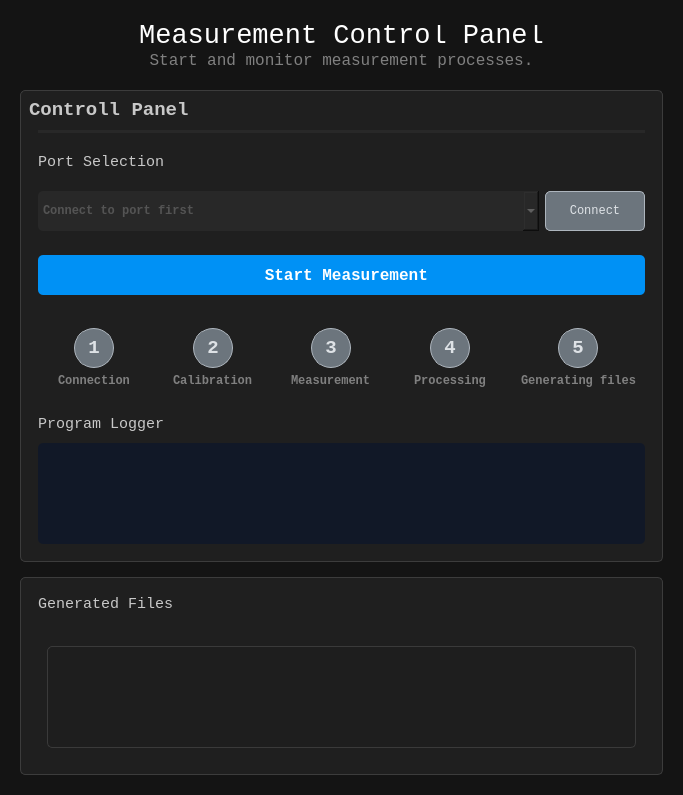
<?xml version="1.0" encoding="UTF-8"?>
<ui version="4.0">
 <class>Dialog</class>
 <widget class="QDialog" name="Dialog">
  <property name="geometry">
   <rect>
    <x>0</x>
    <y>0</y>
    <width>683</width>
    <height>795</height>
   </rect>
  </property>
  <property name="font">
   <font>
    <family>Consolas</family>
    <bold>true</bold>
   </font>
  </property>
  <property name="windowTitle">
   <string>Dialog</string>
  </property>
  <property name="styleSheet">
   <string notr="true">background-color: rgb(20,20,20)</string>
  </property>
  <layout class="QVBoxLayout" name="verticalLayout">
   <item>
    <widget class="QWidget" name="widget" native="true">
     <property name="cursor">
      <cursorShape>ArrowCursor</cursorShape>
     </property>
     <layout class="QVBoxLayout" name="verticalLayout_2">
      <property name="spacing">
       <number>15</number>
      </property>
      <item>
       <widget class="QWidget" name="widget_2" native="true">
        <property name="minimumSize">
         <size>
          <width>0</width>
          <height>0</height>
         </size>
        </property>
        <property name="maximumSize">
         <size>
          <width>16777215</width>
          <height>55</height>
         </size>
        </property>
        <layout class="QVBoxLayout" name="verticalLayout_3">
         <property name="spacing">
          <number>5</number>
         </property>
         <property name="leftMargin">
          <number>5</number>
         </property>
         <property name="topMargin">
          <number>5</number>
         </property>
         <property name="rightMargin">
          <number>5</number>
         </property>
         <property name="bottomMargin">
          <number>5</number>
         </property>
         <item>
          <widget class="QLabel" name="label">
           <property name="minimumSize">
            <size>
             <width>0</width>
             <height>0</height>
            </size>
           </property>
           <property name="font">
            <font>
             <family>Consolas</family>
             <pointsize>20</pointsize>
            </font>
           </property>
           <property name="styleSheet">
            <string notr="true">color: white;</string>
           </property>
           <property name="text">
            <string>Measurement Control Panel</string>
           </property>
           <property name="alignment">
            <set>Qt::AlignmentFlag::AlignCenter</set>
           </property>
          </widget>
         </item>
         <item>
          <widget class="QLabel" name="label_2">
           <property name="font">
            <font>
             <family>Consolas</family>
             <pointsize>12</pointsize>
            </font>
           </property>
           <property name="styleSheet">
            <string notr="true">color: grey;</string>
           </property>
           <property name="text">
            <string>Start and monitor measurement processes.</string>
           </property>
           <property name="alignment">
            <set>Qt::AlignmentFlag::AlignCenter</set>
           </property>
          </widget>
         </item>
        </layout>
       </widget>
      </item>
      <item>
       <widget class="QWidget" name="widget_3" native="true">
        <property name="maximumSize">
         <size>
          <width>16777215</width>
          <height>16777215</height>
         </size>
        </property>
        <property name="styleSheet">
         <string notr="true">background-color: rgb(31,31,31);
border: 1px solid rgb(60,60,60);/* Szegély a jobb elválasztásért */
border-radius: 5px; </string>
        </property>
        <layout class="QVBoxLayout" name="verticalLayout_4">
         <property name="spacing">
          <number>0</number>
         </property>
         <property name="topMargin">
          <number>9</number>
         </property>
         <item>
          <widget class="QWidget" name="widget_8" native="true">
           <property name="maximumSize">
            <size>
             <width>16777215</width>
             <height>50</height>
            </size>
           </property>
           <property name="styleSheet">
            <string notr="true">border: 0px;</string>
           </property>
           <layout class="QHBoxLayout" name="horizontalLayout">
            <property name="leftMargin">
             <number>0</number>
            </property>
            <property name="topMargin">
             <number>0</number>
            </property>
            <property name="rightMargin">
             <number>0</number>
            </property>
            <property name="bottomMargin">
             <number>0</number>
            </property>
            <item>
             <widget class="QLabel" name="label_3">
              <property name="maximumSize">
               <size>
                <width>16777215</width>
                <height>50</height>
               </size>
              </property>
              <property name="font">
               <font>
                <family>Consolas</family>
                <pointsize>14</pointsize>
                <bold>true</bold>
               </font>
              </property>
              <property name="styleSheet">
               <string notr="true">border: 0px;
color: rgb(200,200,200);</string>
              </property>
              <property name="text">
               <string>Controll Panel</string>
              </property>
              <property name="margin">
               <number>9</number>
              </property>
             </widget>
            </item>
           </layout>
          </widget>
         </item>
         <item>
          <widget class="QWidget" name="widget_14" native="true">
           <property name="styleSheet">
            <string notr="true">border: 0px;</string>
           </property>
           <layout class="QVBoxLayout" name="verticalLayout_13">
            <property name="spacing">
             <number>20</number>
            </property>
            <item>
             <widget class="Line" name="line">
              <property name="styleSheet">
               <string notr="true">background-color: rgb(40,40,40);</string>
              </property>
              <property name="orientation">
               <enum>Qt::Orientation::Horizontal</enum>
              </property>
             </widget>
            </item>
            <item>
             <widget class="QLabel" name="label_9">
              <property name="font">
               <font>
                <family>Consolas</family>
                <pointsize>11</pointsize>
               </font>
              </property>
              <property name="styleSheet">
               <string notr="true">border: 0px;
color: rgb(200,200,200);</string>
              </property>
              <property name="text">
               <string>Port Selection</string>
              </property>
              <property name="margin">
               <number>0</number>
              </property>
             </widget>
            </item>
            <item>
             <widget class="QWidget" name="widget_17" native="true">
              <property name="minimumSize">
               <size>
                <width>0</width>
                <height>0</height>
               </size>
              </property>
              <layout class="QHBoxLayout" name="horizontalLayout_5">
               <property name="leftMargin">
                <number>0</number>
               </property>
               <property name="topMargin">
                <number>0</number>
               </property>
               <property name="rightMargin">
                <number>0</number>
               </property>
               <property name="bottomMargin">
                <number>0</number>
               </property>
               <item>
                <widget class="QComboBox" name="comboBox">
                 <property name="minimumSize">
                  <size>
                   <width>0</width>
                   <height>40</height>
                  </size>
                 </property>
                 <property name="maximumSize">
                  <size>
                   <width>16777215</width>
                   <height>40</height>
                  </size>
                 </property>
                 <property name="font">
                  <font>
                   <family>Consolas</family>
                   <bold>true</bold>
                  </font>
                 </property>
                 <property name="styleSheet">
                  <string notr="true">background-color: rgb(40,40,40); color: grey;</string>
                 </property>
                 <property name="placeholderText">
                  <string>Connect to port first</string>
                 </property>
                </widget>
               </item>
               <item>
                <widget class="QPushButton" name="pushButton_2">
                 <property name="minimumSize">
                  <size>
                   <width>0</width>
                   <height>40</height>
                  </size>
                 </property>
                 <property name="maximumSize">
                  <size>
                   <width>100</width>
                   <height>16777215</height>
                  </size>
                 </property>
                 <property name="font">
                  <font>
                   <family>Consolas</family>
                   <bold>false</bold>
                   <underline>false</underline>
                  </font>
                 </property>
                 <property name="cursor">
                  <cursorShape>PointingHandCursor</cursorShape>
                 </property>
                 <property name="styleSheet">
                  <string notr="true">background-color:  #6c757d; 
color: #dee2e6;  
border: 1px solid #adb5bd;</string>
                 </property>
                 <property name="text">
                  <string>Connect</string>
                 </property>
                </widget>
               </item>
              </layout>
             </widget>
            </item>
           </layout>
          </widget>
         </item>
         <item>
          <widget class="QWidget" name="widget_5" native="true">
           <property name="maximumSize">
            <size>
             <width>16777215</width>
             <height>16777215</height>
            </size>
           </property>
           <property name="styleSheet">
            <string notr="true">border: 0px;</string>
           </property>
           <layout class="QHBoxLayout" name="horizontalLayout_2">
            <property name="spacing">
             <number>1</number>
            </property>
            <property name="leftMargin">
             <number>9</number>
            </property>
            <property name="topMargin">
             <number>15</number>
            </property>
            <property name="rightMargin">
             <number>9</number>
            </property>
            <property name="bottomMargin">
             <number>15</number>
            </property>
            <item>
             <widget class="QPushButton" name="pushButton">
              <property name="minimumSize">
               <size>
                <width>0</width>
                <height>40</height>
               </size>
              </property>
              <property name="font">
               <font>
                <family>Consolas</family>
                <pointsize>12</pointsize>
                <bold>true</bold>
               </font>
              </property>
              <property name="styleSheet">
               <string notr="true">QPushButton {
    background-color: rgb(0,145, 245);
    color: white;              
    border-radius: 5px;
    padding: 10px 20px;
}

QPushButton:disabled {
	background-color: #C0C0C0;
	color: #808080;
}</string>
              </property>
              <property name="text">
               <string> Start Measurement</string>
              </property>
              <property name="icon">
               <iconset>
                <normaloff>../Dokumentumok/PE_Spectroradiometer/PE_Spectroradiometer/resources/icons/play-button.png</normaloff>../Dokumentumok/PE_Spectroradiometer/PE_Spectroradiometer/resources/icons/play-button.png</iconset>
              </property>
             </widget>
            </item>
           </layout>
          </widget>
         </item>
         <item>
          <widget class="QWidget" name="widget_6" native="true">
           <property name="minimumSize">
            <size>
             <width>0</width>
             <height>0</height>
            </size>
           </property>
           <property name="maximumSize">
            <size>
             <width>16777215</width>
             <height>16777215</height>
            </size>
           </property>
           <property name="styleSheet">
            <string notr="true">border: 0px;</string>
           </property>
           <layout class="QHBoxLayout" name="horizontalLayout_3">
            <item alignment="Qt::AlignmentFlag::AlignHCenter">
             <widget class="QWidget" name="widget_11" native="true">
              <layout class="QVBoxLayout" name="verticalLayout_8">
               <item alignment="Qt::AlignmentFlag::AlignHCenter">
                <widget class="QLabel" name="label_6">
                 <property name="minimumSize">
                  <size>
                   <width>40</width>
                   <height>40</height>
                  </size>
                 </property>
                 <property name="maximumSize">
                  <size>
                   <width>40</width>
                   <height>40</height>
                  </size>
                 </property>
                 <property name="font">
                  <font>
                   <family>Consolas</family>
                   <pointsize>14</pointsize>
                   <bold>true</bold>
                  </font>
                 </property>
                 <property name="styleSheet">
                  <string notr="true">/*
 * Függőben lévő (pending) állapot
 * Szürke háttér, halvány szöveg.
 */
QLabel {
    background-color: #6c757d; /* Sötétszürke háttér */
    color: #dee2e6;           /* Világosszürke szöveg */
    border: 1px solid #adb5bd;/* Szegély a jobb elválasztásért */
    border-radius: 20px;      /* Kerekítjük a sarkokat (körhöz 50% kell) */
    padding: 8px;             /* Kisebb belső térköz */
}
#label_6[state=&quot;idle&quot;] {
	color: #dee2e6; 
    background-color: #6c757d;
	font-weight: bold;
}
#label_6[state=&quot;in-progress&quot;] {
	background-color: rgb(0,145,245);
	color: rgb(255,255,255);
	font-weight: bold;
}
#label_6[state=&quot;done&quot;] {
	background-color: #008000; /* Zöld */
	color: rgb(255,255,255);
	font-weight: bold;
}
#label_6[state=&quot;failed&quot;] {
	background-color: #FF0000; /* Piros */
	color: rgb(255,255,255);
	font-weight: bold;
}</string>
                 </property>
                 <property name="text">
                  <string>1</string>
                 </property>
                 <property name="scaledContents">
                  <bool>true</bool>
                 </property>
                 <property name="alignment">
                  <set>Qt::AlignmentFlag::AlignCenter</set>
                 </property>
                </widget>
               </item>
               <item>
                <widget class="QLabel" name="label_18">
                 <property name="styleSheet">
                  <string notr="true">color: grey;</string>
                 </property>
                 <property name="text">
                  <string>Connection</string>
                 </property>
                </widget>
               </item>
              </layout>
             </widget>
            </item>
            <item alignment="Qt::AlignmentFlag::AlignHCenter">
             <widget class="QWidget" name="widget_13" native="true">
              <layout class="QVBoxLayout" name="verticalLayout_11">
               <item alignment="Qt::AlignmentFlag::AlignHCenter">
                <widget class="QLabel" name="label_7">
                 <property name="minimumSize">
                  <size>
                   <width>40</width>
                   <height>40</height>
                  </size>
                 </property>
                 <property name="maximumSize">
                  <size>
                   <width>40</width>
                   <height>40</height>
                  </size>
                 </property>
                 <property name="font">
                  <font>
                   <family>Consolas</family>
                   <pointsize>14</pointsize>
                   <bold>true</bold>
                  </font>
                 </property>
                 <property name="styleSheet">
                  <string notr="true">/*
 * Függőben lévő (pending) állapot
 * Szürke háttér, halvány szöveg.
 */
QLabel {
    background-color: #6c757d; /* Sötétszürke háttér */
    color: #dee2e6;           /* Világosszürke szöveg */
    border: 1px solid #adb5bd;/* Szegély a jobb elválasztásért */
    border-radius: 20px;      /* Kerekítjük a sarkokat (körhöz 50% kell) */
    padding: 8px;             /* Kisebb belső térköz */
}
#label_7[state=&quot;idle&quot;] {
	color: #dee2e6; 
    background-color: #6c757d;
	font-weight: bold;
}
#label_7[state=&quot;in-progress&quot;] {
	background-color: rgb(0,145,245);
	color: rgb(255,255,255);
	font-weight: bold;
}
#label_7[state=&quot;done&quot;] {
	background-color: #008000; /* Zöld */
	color: rgb(255,255,255);
	font-weight: bold;
}
#label_7[state=&quot;failed&quot;] {
	background-color: #FF0000; /* Piros */
	color: rgb(255,255,255);
	font-weight: bold;
}</string>
                 </property>
                 <property name="text">
                  <string>2</string>
                 </property>
                 <property name="scaledContents">
                  <bool>true</bool>
                 </property>
                 <property name="alignment">
                  <set>Qt::AlignmentFlag::AlignCenter</set>
                 </property>
                </widget>
               </item>
               <item>
                <widget class="QLabel" name="label_19">
                 <property name="styleSheet">
                  <string notr="true">color: grey;</string>
                 </property>
                 <property name="text">
                  <string>Calibration</string>
                 </property>
                 <property name="wordWrap">
                  <bool>false</bool>
                 </property>
                </widget>
               </item>
              </layout>
             </widget>
            </item>
            <item alignment="Qt::AlignmentFlag::AlignHCenter">
             <widget class="QWidget" name="widget_12" native="true">
              <layout class="QVBoxLayout" name="verticalLayout_12">
               <item alignment="Qt::AlignmentFlag::AlignHCenter">
                <widget class="QLabel" name="label_8">
                 <property name="minimumSize">
                  <size>
                   <width>40</width>
                   <height>40</height>
                  </size>
                 </property>
                 <property name="maximumSize">
                  <size>
                   <width>40</width>
                   <height>40</height>
                  </size>
                 </property>
                 <property name="font">
                  <font>
                   <family>Consolas</family>
                   <pointsize>14</pointsize>
                   <bold>true</bold>
                  </font>
                 </property>
                 <property name="styleSheet">
                  <string notr="true">/*
 * Függőben lévő (pending) állapot
 * Szürke háttér, halvány szöveg.
 */
QLabel {
    background-color: #6c757d; /* Sötétszürke háttér */
    color: #dee2e6;           /* Világosszürke szöveg */
    border: 1px solid #adb5bd;/* Szegély a jobb elválasztásért */
    border-radius: 20px;      /* Kerekítjük a sarkokat (körhöz 50% kell) */
    padding: 8px;             /* Kisebb belső térköz */
}
#label_8[state=&quot;idle&quot;] {
	color: #dee2e6; 
    background-color: #6c757d;
	font-weight: bold;
}
#label_8[state=&quot;in-progress&quot;] {
	background-color: rgb(0,145,245);
	color: rgb(255,255,255);
	font-weight: bold;
}
#label_8[state=&quot;done&quot;] {
	background-color: #008000; /* Zöld */
	color: rgb(255,255,255);
	font-weight: bold;
}
#label_8[state=&quot;failed&quot;] {
	background-color: #FF0000; /* Piros */
	color: rgb(255,255,255);
	font-weight: bold;
}</string>
                 </property>
                 <property name="text">
                  <string>3</string>
                 </property>
                 <property name="scaledContents">
                  <bool>true</bool>
                 </property>
                 <property name="alignment">
                  <set>Qt::AlignmentFlag::AlignCenter</set>
                 </property>
                </widget>
               </item>
               <item>
                <widget class="QLabel" name="label_23">
                 <property name="styleSheet">
                  <string notr="true">color: grey;</string>
                 </property>
                 <property name="text">
                  <string>Measurement</string>
                 </property>
                 <property name="wordWrap">
                  <bool>false</bool>
                 </property>
                </widget>
               </item>
              </layout>
             </widget>
            </item>
            <item alignment="Qt::AlignmentFlag::AlignHCenter">
             <widget class="QWidget" name="widget_15" native="true">
              <layout class="QVBoxLayout" name="verticalLayout_10">
               <item alignment="Qt::AlignmentFlag::AlignHCenter">
                <widget class="QLabel" name="label_10">
                 <property name="minimumSize">
                  <size>
                   <width>40</width>
                   <height>40</height>
                  </size>
                 </property>
                 <property name="maximumSize">
                  <size>
                   <width>40</width>
                   <height>40</height>
                  </size>
                 </property>
                 <property name="font">
                  <font>
                   <family>Consolas</family>
                   <pointsize>14</pointsize>
                   <bold>true</bold>
                  </font>
                 </property>
                 <property name="styleSheet">
                  <string notr="true">/*
 * Függőben lévő (pending) állapot
 * Szürke háttér, halvány szöveg.
 */
QLabel {
    background-color: #6c757d; /* Sötétszürke háttér */
    color: #dee2e6;           /* Világosszürke szöveg */
    border: 1px solid #adb5bd;/* Szegély a jobb elválasztásért */
    border-radius: 20px;      /* Kerekítjük a sarkokat (körhöz 50% kell) */
    padding: 8px;             /* Kisebb belső térköz */
}
#label_10[state=&quot;idle&quot;] {
	color: #dee2e6; 
    background-color: #6c757d;
	font-weight: bold;
}
#label_10[state=&quot;in-progress&quot;] {
	background-color: rgb(0,145,245);
	color: rgb(255,255,255);
	font-weight: bold;
}
#label_10[state=&quot;done&quot;] {
	background-color: #008000; /* Zöld */
	color: rgb(255,255,255);
	font-weight: bold;
}
#label_10[state=&quot;failed&quot;] {
	background-color: #FF0000; /* Piros */
	color: rgb(255,255,255);
	font-weight: bold;
}</string>
                 </property>
                 <property name="text">
                  <string>4</string>
                 </property>
                 <property name="scaledContents">
                  <bool>true</bool>
                 </property>
                 <property name="alignment">
                  <set>Qt::AlignmentFlag::AlignCenter</set>
                 </property>
                </widget>
               </item>
               <item>
                <widget class="QLabel" name="label_22">
                 <property name="styleSheet">
                  <string notr="true">color: grey;</string>
                 </property>
                 <property name="text">
                  <string>Processing</string>
                 </property>
                 <property name="wordWrap">
                  <bool>false</bool>
                 </property>
                </widget>
               </item>
              </layout>
             </widget>
            </item>
            <item alignment="Qt::AlignmentFlag::AlignHCenter">
             <widget class="QWidget" name="widget_16" native="true">
              <layout class="QVBoxLayout" name="verticalLayout_9">
               <item alignment="Qt::AlignmentFlag::AlignHCenter">
                <widget class="QLabel" name="label_11">
                 <property name="minimumSize">
                  <size>
                   <width>40</width>
                   <height>40</height>
                  </size>
                 </property>
                 <property name="maximumSize">
                  <size>
                   <width>40</width>
                   <height>40</height>
                  </size>
                 </property>
                 <property name="font">
                  <font>
                   <family>Consolas</family>
                   <pointsize>14</pointsize>
                   <bold>true</bold>
                  </font>
                 </property>
                 <property name="styleSheet">
                  <string notr="true">/*
 * Függőben lévő (pending) állapot
 * Szürke háttér, halvány szöveg.
 */
QLabel {
    background-color: #6c757d; /* Sötétszürke háttér */
    color: #dee2e6;           /* Világosszürke szöveg */
    border: 1px solid #adb5bd;/* Szegély a jobb elválasztásért */
    border-radius: 20px;      /* Kerekítjük a sarkokat (körhöz 50% kell) */
    padding: 8px;             /* Kisebb belső térköz */
}
#label_11[state=&quot;idle&quot;] {
	color: #dee2e6; 
    background-color: #6c757d;
	font-weight: bold;
}
#label_11[state=&quot;in-progress&quot;] {
	background-color: rgb(0,145,245);
	color: rgb(255,255,255);
	font-weight: bold;
}
#label_11[state=&quot;done&quot;] {
	background-color: #008000; /* Zöld */
	color: rgb(255,255,255);
	font-weight: bold;
}
#label_11[state=&quot;failed&quot;] {
	background-color: #FF0000; /* Piros */
	color: rgb(255,255,255);
	font-weight: bold;
}</string>
                 </property>
                 <property name="text">
                  <string>5</string>
                 </property>
                 <property name="scaledContents">
                  <bool>true</bool>
                 </property>
                 <property name="alignment">
                  <set>Qt::AlignmentFlag::AlignCenter</set>
                 </property>
                </widget>
               </item>
               <item>
                <widget class="QLabel" name="label_21">
                 <property name="styleSheet">
                  <string notr="true">color: grey;</string>
                 </property>
                 <property name="text">
                  <string>Generating files</string>
                 </property>
                 <property name="wordWrap">
                  <bool>false</bool>
                 </property>
                </widget>
               </item>
              </layout>
             </widget>
            </item>
           </layout>
          </widget>
         </item>
         <item>
          <widget class="QWidget" name="widget_7" native="true">
           <property name="minimumSize">
            <size>
             <width>0</width>
             <height>0</height>
            </size>
           </property>
           <property name="maximumSize">
            <size>
             <width>16777215</width>
             <height>16777215</height>
            </size>
           </property>
           <property name="styleSheet">
            <string notr="true">border: 0px;</string>
           </property>
           <layout class="QVBoxLayout" name="verticalLayout_5">
            <property name="spacing">
             <number>10</number>
            </property>
            <item>
             <widget class="QLabel" name="label_4">
              <property name="maximumSize">
               <size>
                <width>16777215</width>
                <height>16777215</height>
               </size>
              </property>
              <property name="font">
               <font>
                <family>Consolas</family>
                <pointsize>11</pointsize>
                <bold>false</bold>
               </font>
              </property>
              <property name="styleSheet">
               <string notr="true">border: 0px;
color: rgb(200,200,200);</string>
              </property>
              <property name="text">
               <string>Program Logger</string>
              </property>
             </widget>
            </item>
            <item>
             <widget class="QTableView" name="tableView">
              <property name="maximumSize">
               <size>
                <width>16777215</width>
                <height>16777215</height>
               </size>
              </property>
              <property name="styleSheet">
               <string notr="true">background-color: rgb(17, 24, 39);
border-radius: 5px;
border: 1px;
color: rgb(123, 241, 168);</string>
              </property>
             </widget>
            </item>
           </layout>
          </widget>
         </item>
        </layout>
       </widget>
      </item>
      <item>
       <widget class="QWidget" name="widget_4" native="true">
        <property name="minimumSize">
         <size>
          <width>0</width>
          <height>150</height>
         </size>
        </property>
        <property name="styleSheet">
         <string notr="true">background-color: rgb(31,31,31);
border: 1px solid rgb(60,60,60);/* Szegély a jobb elválasztásért */
border-radius: 5px; </string>
        </property>
        <layout class="QVBoxLayout" name="verticalLayout_6">
         <property name="topMargin">
          <number>9</number>
         </property>
         <item>
          <widget class="QWidget" name="widget_10" native="true">
           <property name="maximumSize">
            <size>
             <width>16777215</width>
             <height>50</height>
            </size>
           </property>
           <property name="styleSheet">
            <string notr="true">border: 0px;</string>
           </property>
           <layout class="QHBoxLayout" name="horizontalLayout_4">
            <item>
             <widget class="QLabel" name="label_5">
              <property name="minimumSize">
               <size>
                <width>0</width>
                <height>0</height>
               </size>
              </property>
              <property name="maximumSize">
               <size>
                <width>16777215</width>
                <height>50</height>
               </size>
              </property>
              <property name="font">
               <font>
                <family>Consolas</family>
                <pointsize>11</pointsize>
                <bold>false</bold>
               </font>
              </property>
              <property name="styleSheet">
               <string notr="true">border: 0px;
color: rgb(200,200,200);</string>
              </property>
              <property name="text">
               <string>Generated Files</string>
              </property>
             </widget>
            </item>
           </layout>
          </widget>
         </item>
         <item>
          <widget class="QWidget" name="widget_9" native="true">
           <property name="styleSheet">
            <string notr="true">border: 0px;</string>
           </property>
           <layout class="QVBoxLayout" name="verticalLayout_7">
            <item>
             <widget class="QStackedWidget" name="stackedWidget">
              <property name="currentIndex">
               <number>1</number>
              </property>
              <widget class="QWidget" name="page_3">
               <layout class="QVBoxLayout" name="verticalLayout_14">
                <item>
                 <widget class="QLabel" name="label_17">
                  <property name="font">
                   <font>
                    <family>Consolas</family>
                    <pointsize>12</pointsize>
                    <bold>false</bold>
                   </font>
                  </property>
                  <property name="styleSheet">
                   <string notr="true">color: grey;</string>
                  </property>
                  <property name="text">
                   <string>No generated files.</string>
                  </property>
                  <property name="alignment">
                   <set>Qt::AlignmentFlag::AlignCenter</set>
                  </property>
                 </widget>
                </item>
               </layout>
              </widget>
              <widget class="QWidget" name="page_4">
               <layout class="QGridLayout" name="gridLayout">
                <item row="0" column="0">
                 <widget class="QTableWidget" name="tableWidget">
                  <property name="styleSheet">
                   <string notr="true">/* Alap táblázat stílus */
QTableWidget {
    background-color: #1e1e1e;
    alternate-background-color: #2e2e2e;
    gridline-color: #555555;
    font: 11pt &quot;Segoe UI&quot;;
    color: #ffffff;
    border: 1px solid #3a3a3a;
}

/* Header stílus */
QHeaderView::section {
    background-color: #2d2d30;
    color: #ffffff;
    padding: 4px;
    border: 1px solid #3a3a3a;
    font-weight: bold;
}

/* Sorok váltakozó szín */
QTableWidget::item {
    selection-background-color: #0078d7;
    selection-color: #ffffff;
}

/* Oszlopok szélei és elválasztó */
QTableWidget::item:selected {
    background-color: #0078d7;
    color: #ffffff;
}

/* QPushButton a cellában */
QPushButton {
    background-color: #3a3a3a;
    border: 1px solid #555555;
    border-radius: 4px;
    color: #ffffff;
    padding: 2px 6px;
}
QPushButton:hover {
    background-color: #505050;
}
QPushButton:pressed {
    background-color: #686868;
}
</string>
                  </property>
                 </widget>
                </item>
               </layout>
              </widget>
             </widget>
            </item>
           </layout>
          </widget>
         </item>
        </layout>
       </widget>
      </item>
     </layout>
    </widget>
   </item>
  </layout>
 </widget>
 <resources/>
 <connections/>
</ui>
